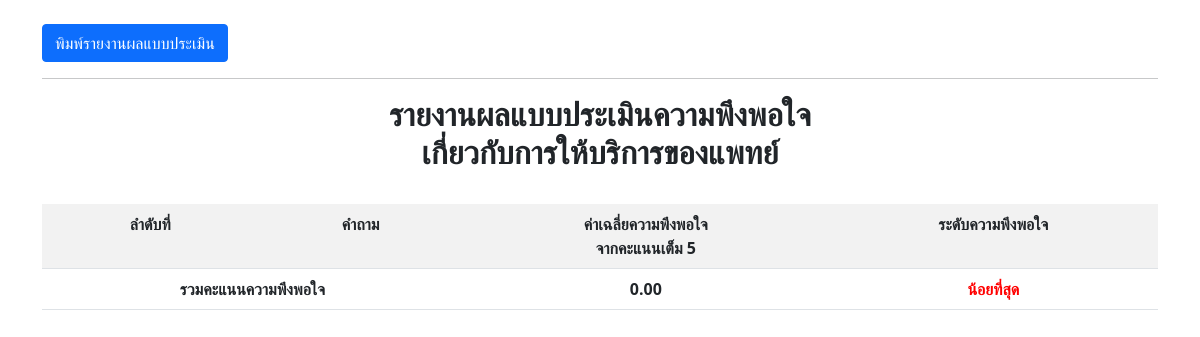
/admin/redoc2.php (signed in), run on an earlier commit of the app's database.
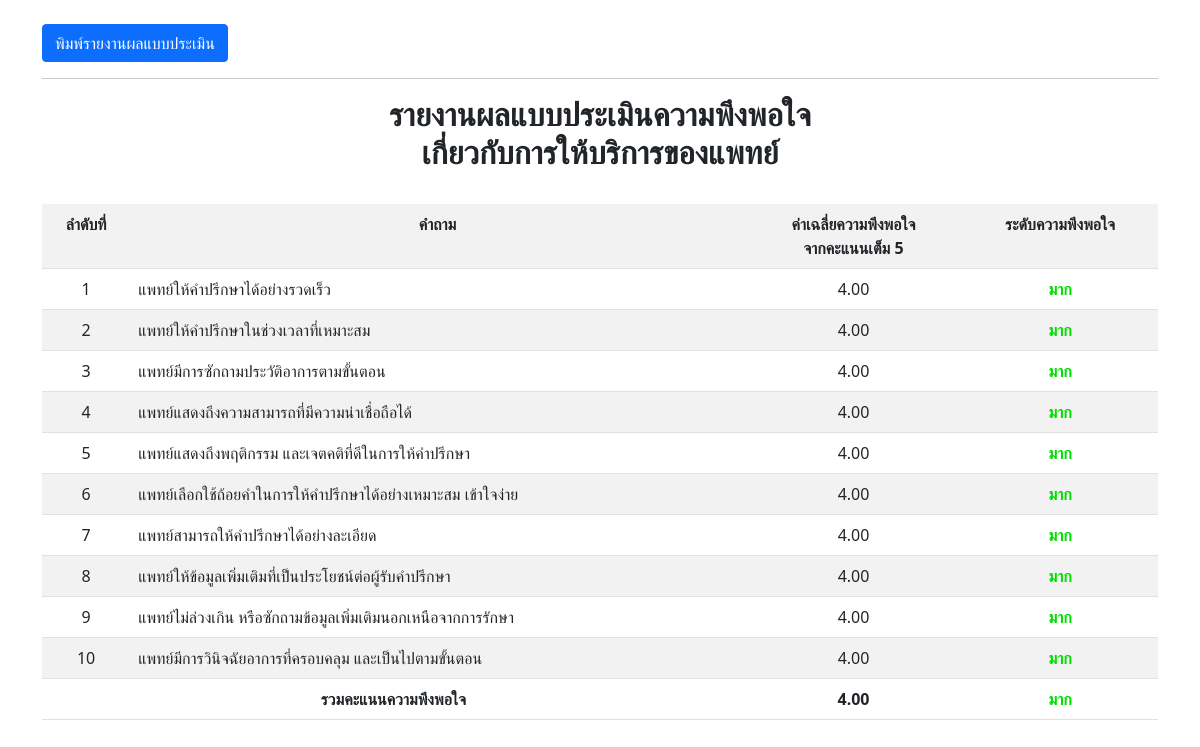
And on a later commit of the database.
### tables this page shows
CREATE TABLE `tb_question` (
  `id_ques` int(10) NOT NULL,
  `question` varchar(100) NOT NULL,
  `type_ques_n` int(1) NOT NULL
);

### admin/function_sum.php (called while the page is built, shortened)
<?php
    function totalscor($id_ques,$num){
        include "config.inc.php";
        $sql="select sum(answer) as total from tb_answer where id_ques='$id_ques'";
        $result=mysqli_query($conn,$sql);
        $read=mysqli_fetch_assoc($result);
        $num2=mysqli_num_rows($result);
        if($num2==0){
            $sum=0;
        }else{
            $total=$read["total"];
            $sum=$total/$num;
        }
        return $sum;
    }
?>

### admin/redoc2.php (the view, shortened to what this page needs)
<?php
    include "config.inc.php";
    include "function_sum.php";
    $sql="select * from tb_ques_n where type_ques_n='2' and status_n='y'";
    $result=mysqli_query($conn,$sql);
    $num=mysqli_num_rows($result);
?>
<!DOCTYPE html>
<html lang="en">
<head>
    <link rel="stylesheet" href="../css/bootstrap.min.css">
</head>
<body>
        <div class="container"><br>
            <a class="btn btn-primary" href="redoc2.php" onclick="window.print()">พิมพ์รายงานผลแบบประเมิน</a><hr>
            <center><h2><b>
                รายงานผลแบบประเมินความพึงพอใจ <br>
                เกี่ยวกับการให้บริการของแพทย์
            </b></h2></center><br>
            <table class="table table-holver table-striped">
                <tr align="center">
                    <th>ลำดับที่</th>
                    <th>คำถาม</th>
                    <th>ค่าเฉลี่ยความพึงพอใจ <br> จากคะแนนเต็ม 5</th>
                    <th>ระดับความพึงพอใจ</th>
                </tr>
                <?php
                    $i=1;
                    $sql1="select * from tb_question where type_ques_n='2'";
                    $result1=mysqli_query($conn,$sql1);
                    while($read=mysqli_fetch_assoc($result1)){
                        $id_ques=$read["id_ques"];
                        $question=$read["question"];
                        $sum[$i]=totalscor($id_ques,$num);
                        if($sum[$i]<=5 and $sum[$i]>=4.50){
                            $b="<font color='gren'><b>มากที่สุด</b></font>";
                        }else if($sum[$i]<=4.49 and $sum[$i]>=3.50){
                            $b="<font color='gren'><b>มาก</b></font>";
                        }else if($sum[$i]<=3.49 and $sum[$i]>=2.50){
                            $b="<font color='orange'><b>ปานกลาง</b></font>";
                        }else if($sum[$i]<=2.49 and $sum[$i]>=1.50){
                            $b="<font color='red'><b>น้อย</b></font>";
                        }else{
                            $b="<font color='red'><b>น้อยที่สุด</b></font>";
                        }
                        $total=$total+$sum[$i];
                        $net=$total/$i;
                ?>
                <tr align="center">
                    <td><?php echo"$i";?></td>
                    <td align="left"><?php echo"$question";?></td>
                    <td><?php echo"".number_format($sum[$i],2,'.',',')."";?></td>
                    <td><?php echo"$b";?></td>
                </tr>
                <?php
                    $i++;
                    }
                    if($net<=5 and $net>=4.50){
                        $b="<font color='gren'><b>มากที่สุด</b></font>";
                    }else if($net<=4.49 and $net>=3.50){
                        $b="<font color='gren'><b>มาก</b></font>";
                    }else if($net<=3.49 and $net>=2.50){
                        $b="<font color='orange'><b>ปานกลาง</b></font>";
                    }else if($net<=2.49 and $net>=1.50){
                        $b="<font color='red'><b>น้อย</b></font>";
                    }else{
                        $b="<font color='red'><b>น้อยที่สุด</b></font>";
                    }
                ?>
                <tr align="center">
                    <th colspan="2">รวมคะแนนความพึงพอใจ</th>
                    <th><?php echo"".number_format($net,2,'.',',')."";?></th>
                    <th><?php echo"$b";?></th>
                </tr>
            </table>
        </div>
</body>
<br><br><br><br>

What changed in the data, as far as the page shows it:
added tb_question: question "แพทย์ให้คำปรึกษาได้อย่างรวดเร็ว", i "4.00"
added tb_question: question "แพทย์ให้คำปรึกษาในช่วงเวลาที่เหมาะสม", i "4.00"
added tb_question: question "แพทย์มีการซักถามประวัติอาการตามขั้นตอน", i "4.00"
added tb_question: question "แพทย์แสดงถึงความสามารถที่มีความน่าเชื่อถือได้", i "4.00"
added tb_question: question "แพทย์แสดงถึงพฤติกรรม และเจตคติที่ดีในการให้คำปรึกษา", i "4.00"
added tb_question: question "แพทย์เลือกใช้ถ้อยคำในการให้คำปรึกษาได้อย่างเหมาะสม เข้าใจง่าย", i "4.00"
added tb_question: question "แพทย์สามารถให้คำปรึกษาได้อย่างละเอียด", i "4.00"
added tb_question: question "แพทย์ให้ข้อมูลเพิ่มเติมที่เป็นประโยชน์ต่อผู้รับคำปรึกษา", i "4.00"
added tb_question: question "แพทย์ไม่ล่วงเกิน หรือซักถามข้อมูลเพิ่มเติมนอกเหนือจากการรักษา", i "4.00"
added tb_question: question "แพทย์มีการวินิจฉัยอาการที่ครอบคลุม และเป็นไปตามขั้นตอน", i "4.00"
Also different on the page:
$net: "0.00" → "4.00"
text no longer shown: "น้อยที่สุด"
text now shown: "มาก"
